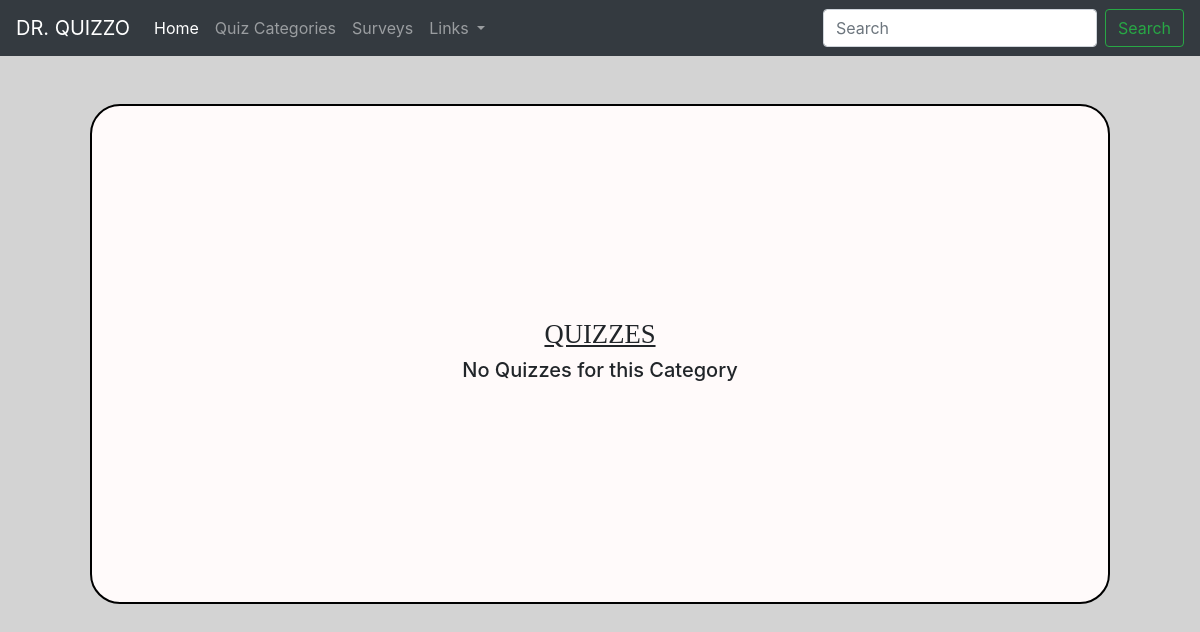
The app's page /quizzes/5, older data.
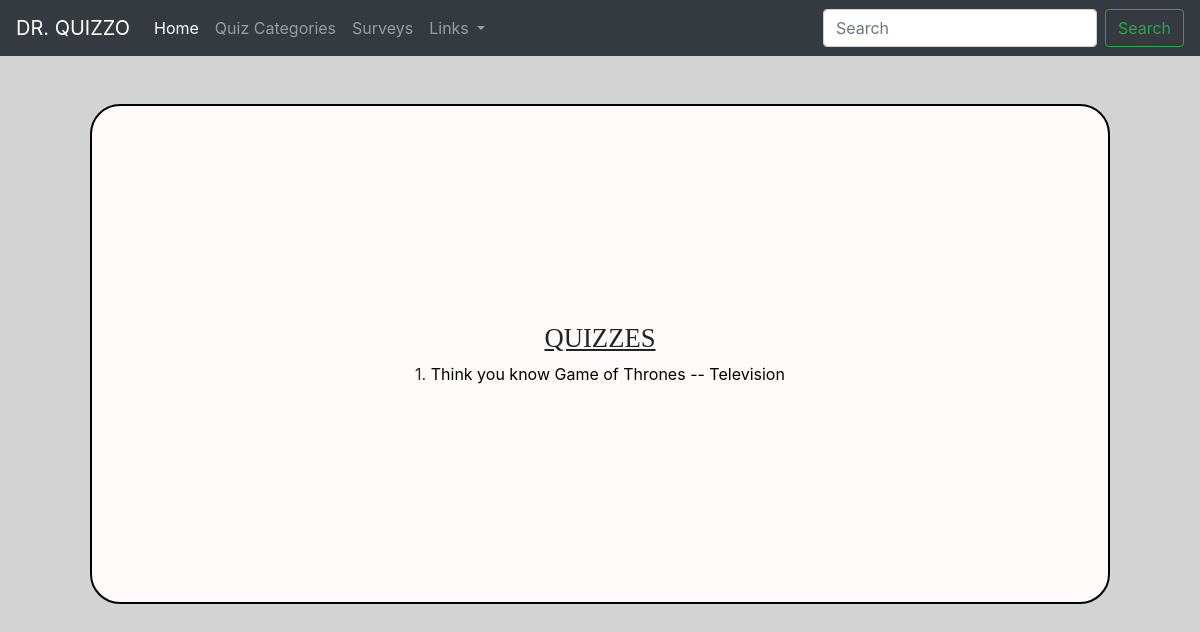
The same page, newer data.
### myweb/models.py (models this page shows, shortened)
class Quiz(models.Model):
	quizName = models.CharField(max_length=125)
	quizType = models.CharField(max_length=50)
	completed = models.BooleanField(default=False)
	category = models.IntegerField()

### myweb/views.py (the view)
# urls.py: path('quizzes/<id>', views.quizzes, name="quizzes"),
def quizzes(request, id):
	myname = 'Marcs Quizzes'
	quiz_info  = Quiz.objects.filter(category=id).order_by('quizName')
	return render(request, 'quizzes.html', {'quiz_info' : quiz_info})

### myweb/templates/quizzes.html
{% extends 'base.html' %}
{% block 'content' %}
	<div class="container">
		<div class="row">
			<div class="col-md-12">
				<h1 class="mainText">
					QUIZZES
				</h1>
				{% if quiz_info.count == 0 %}
					<h5>No Quizzes for this Category </h5>
				{% endif %}
				{% for Quiz in quiz_info %}
					{{ forloop.counter }}. <a class='Quizlistings' href='{% url 'quizview' Quiz.id %}'>{{ Quiz.quizName }} -- {{ Quiz.quizType }}</a> <br/>
				{% endfor %}
			</div>
		</div>
	</div>
{% endblock %}

Row changes from the older to the newer data that the page shows:
now on this page (row edited): Quiz: quizName "Think you know Game of Thrones", quizType "Television"
Text that changed along with them:
text no longer shown: "No Quizzes for this Category"
